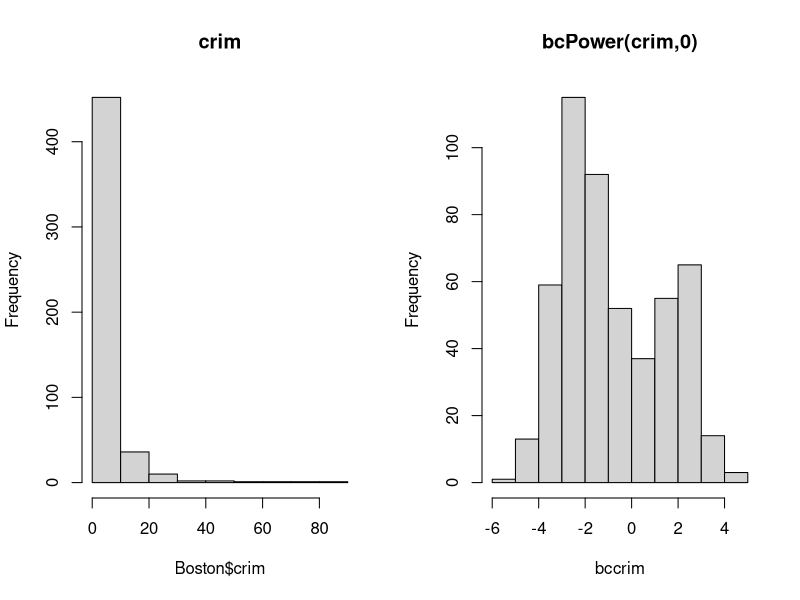

Recreate this plot in R.
data(Boston, package="MASS")
library("car")
par(mfrow=c(1,2))
# Box-Cox
hist(Boston$crim, main="crim")
bccrim <- bcPower(Boston$crim, 0)
hist(bccrim, main="bcPower(crim,0)")
